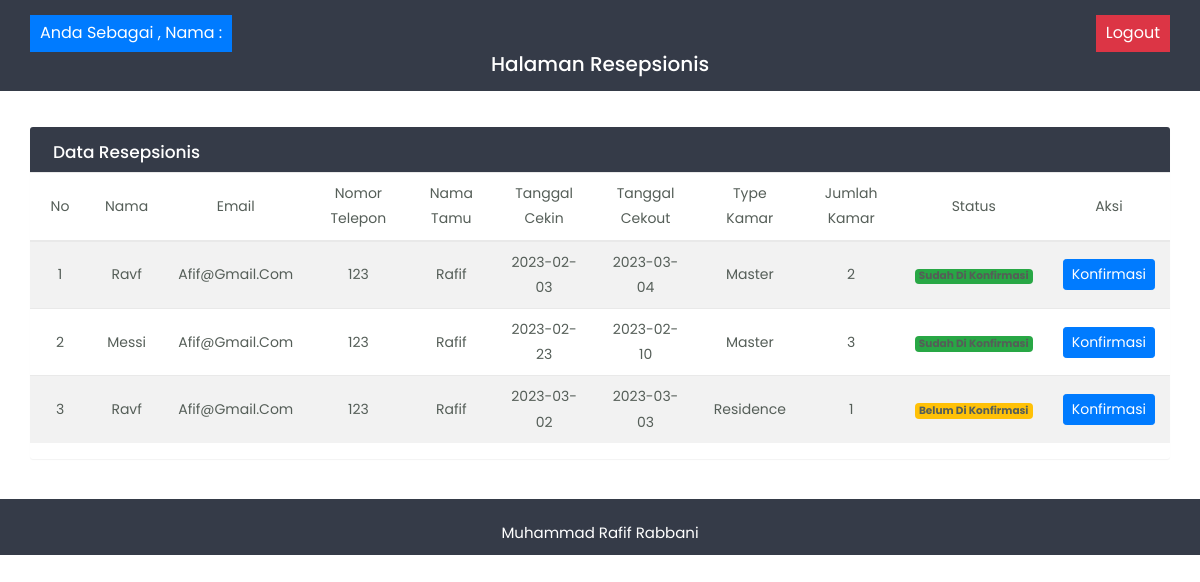
The page /weblab/resepsionis.php on the database its author committed.
### tables this page shows
CREATE TABLE `pemesanan` (
  `id_pesanan` int(11) NOT NULL,
  `nama_pemesan` varchar(225) NOT NULL,
  `email_pemesan` varchar(225) NOT NULL,
  `hp_pemesan` varchar(225) NOT NULL,
  `nama_tamu` varchar(225) NOT NULL,
  `cek_in` varchar(225) NOT NULL,
  `cek_out` varchar(225) NOT NULL,
  `jml_kamar` varchar(225) NOT NULL,
  `id_kamar` int(11) NOT NULL,
  `status` varchar(20) NOT NULL
);

CREATE TABLE `kamar` (
  `id_kamar` int(11) NOT NULL,
  `type_kamar` varchar(50) NOT NULL,
  `jumlah_kamar` int(50) NOT NULL,
  `status` varchar(20) NOT NULL,
  `harga` int(50) NOT NULL,
  `foto` varchar(50) NOT NULL
);

### weblab/controller.php (called while the page is built, shortened)
<?php
require 'koneksi.php';
$data4 = mysqli_query($koneksi,"SELECT * FROM pemesanan");
$rows4 = [];
while($row = mysqli_fetch_assoc($data4)){
	$rows4[] = $row;
}
?>

### weblab/resepsionis.php (the view, shortened to what this page needs)
<?php
include 'controller.php';
include 'koneksi.php';
?>
<!doctype html>
<html lang="en">
  <head>
        <link rel="stylesheet" href="css/bootstrap.min.css">
        <link rel="stylesheet" href="css/custom.css">
  </head>
  <body>
<div class="wrapper">
		<div id="content" style="width:100%;">
		   <div class="top-navbar">
		      <div class="xp-topbar">
                <div class="row">
                      <div class="col d-flex justify-content-center ">
                            <div class="xp-profilebar text-center d-flex justify-content-between" style="width:100%">
                                <nav class="navbar p-0">
                                  <ul class="nav navbar-nav flex-row ml-auto ">
                                    <li class="dropdown nav-item active">
                                        <a class="nav-link bg-primary" href="#" >
                                        Anda Sebagai <?= $_SESSION['akses'] ?>, Nama :
                                        </a>
                                    </li>
                                  </ul>
                                </nav>
                                <nav class="navbar p-0">
                                  <ul class="nav navbar-nav flex-row ml-auto  ">
                                    <li class="dropdown nav-item active ">
                                        <a class="nav-link bg-danger" href="../logout.php" >
                                        Logout
                                        </a>
                                    </li>
                                   </ul>
                                </nav>
                            </div>
                        </div>
                </div>
            </div>
              <div class="xp-breadcrumbbar text-center">
                <h4 class="page-title">Halaman Resepsionis</h4>
              </div>
		   </div>
		   <div class="main-content">
			  <div class="row">
<div class="col-md-12">
  <div class="text-center tab-content" id="myTabContent">
	<div class="table-wrapper  tab-pane fade show active" id="home" role="tabpanel" aria-labelledby="home-tab" >
        <div class="table-title">
        <div class="row">
            <div class="col-sm-6 p-0 d-flex justify-content-lg-start justify-content-center">
            <h2 class="ml-lg-2">Data Resepsionis</h2>
            </div>
        </div>
        </div>
        <table class="table table-striped table-hover">
        <thead>
            <tr>
            <th>No</th>
            <th>Nama</th>
            <th>Email</th>
            <th>Nomor Telepon</th>
            <th>Nama Tamu</th>
            <th>Tanggal Cekin</th>
            <th>Tanggal Cekout</th>
            <th>Type Kamar</th>
            <th>Jumlah Kamar</th>
            <th>Status</th>
            <th>Aksi</th>
            </tr>
        </thead>
        <tbody>
           <?php $i = 1;  foreach($rows4 as $rsp) {?>
            <?php $id_kamar = $rsp['id_kamar'];
                 $result = mysqli_query($koneksi,"SELECT * FROM kamar WHERE id_kamar = $id_kamar");
                 $type_kamar = mysqli_fetch_assoc($result)['type_kamar'];
            ?>
            <tr>
              <th><?= $i ?></th>
              <th><?= $rsp['nama_pemesan'] ?></th>
              <th><?= $rsp['email_pemesan'] ?></th>
              <th><?= $rsp['hp_pemesan'] ?></th>
              <th><?= $rsp['nama_tamu'] ?></th>
              <th><?= $rsp['cek_in'] ?></th>
              <th><?= $rsp['cek_out'] ?></th>
              <th><?= $type_kamar ?></th>
              <th><?= $rsp['jml_kamar'] ?></th>
              <?php if( $rsp['status'] == 1) {?>
              <th> <span class="badge bg-warning">Belum di Konfirmasi</span></th>
              <?php } else { ?>
               <th> <span class="badge bg-success">Sudah di Konfirmasi</span></th>
               <?php } ?>
               <th>
                         <form action="" method="POST">
                            <button type="submit" name="konfirmasi" class="btn btn-sm btn-primary">Konfirmasi</button>
                          </form>
               </th>
            </tr>
            <?php  $i++; } ?>
        </tbody>
        </table>
      </div>
</div>
</div>
			  </div>
		</div>
		<footer class="footer">
			    <div class="container-fluid">
				       <div class="footer-in">
                 <p class="mb-0">Muhammad Rafif Rabbani</p>
                </div>
				</div>
			 </footer>
</div>
</div>
  </body>
  </html>

### weblab/css/custom.css (style rules this page uses)
body,html { line-height:1.8; font-family:'Poppins',sans-serif; color:#555e58; text-transform:capitalize; font-weight:400; margin:0px; padding:0px; }
p { font-size:15px; margin:12px 0 0; line-height:24px; }
a { color:#333; font-weight:400; }
button { cursor:pointer; }
ul,ol { padding:0px; margin:0px; list-style:none; }
a,a:hover,a:focus { color:#333; text-decoration:none; transition:all 0.3s; }
.wrapper { position:relative; width:100%; overflow:auto; }
@media only screen and (min-width:992px) { #content { width:calc(100% - 260px); position:relative; float:right; transition:all 0.3s; } }
#content { position:relative; transition:all 0.5s; background-attachment:#f9fafc; }
.top-navbar { width:100%; z-index:9; position:relative; padding:15px 30px; background-color:#353b48; }
.xp-breadcrumbbar .page-title { font-size:20px; color:#fff; margin-bottom:0; margin-top:0; }
.main-content { padding:30px 30px 0px 30px; }
.navbar { background-color:#353B48; color:#fff; }
.navbar-nav > li.active { color:#fff; border-radius:4px; background-color:rgba(0,0,0,0.08); }
.navbar-nav > li > a { color:#fff; }
.navbar-nav li a { position:relative; display:block; padding:4px 10px!important; }
.table-wrapper { background-color: #fff; margin:6px 0px 40px 0px; width: 100%; overflow: auto; border-radius: 3px; box-shadow: 0 1px 1px rgb(0 0 0 / 5%); }
.table-title { background:#353b48; color:#fff; position:sticky; top:0; width:100%; left:0; padding:10px 30px; border-radius:0px 0px 0 0; }
.table-title h2 { margin:5px 0 0; font-size:17px; }
table.table tr th, table.table tr td { border-color:#e9e9e9; padding:8px 15px; font-size:14px; font-weight: 400; vertical-align:middle; }
table.table tr th:first-child { width:60px; }
table.table tr th:last-child { width:100px; }
footer { background-color:#353b48; color:#fff; text-align:center; padding:10px 30px; position:relative; width:100%; }

### rows shown on the page
pemesanan: nama_pemesan "Ravf", email_pemesan "Afif@gmail.com", hp_pemesan "123", nama_tamu "Rafif", cek_in "2023-02-03", cek_out "2023-03-04", id_kamar.type_kamar "Master", jml_kamar "2", status "Sudah Di Konfirmasi"
pemesanan: nama_pemesan "Messi", email_pemesan "Afif@gmail.com", hp_pemesan "123", nama_tamu "Rafif", cek_in "2023-02-23", cek_out "2023-02-10", id_kamar.type_kamar "Master", jml_kamar "3", status "Sudah Di Konfirmasi"
pemesanan: nama_pemesan "Ravf", email_pemesan "Afif@gmail.com", hp_pemesan "123", nama_tamu "Rafif", cek_in "2023-03-02", cek_out "2023-03-03", id_kamar.type_kamar "Residence", jml_kamar "1", status "Belum Di Konfirmasi"
